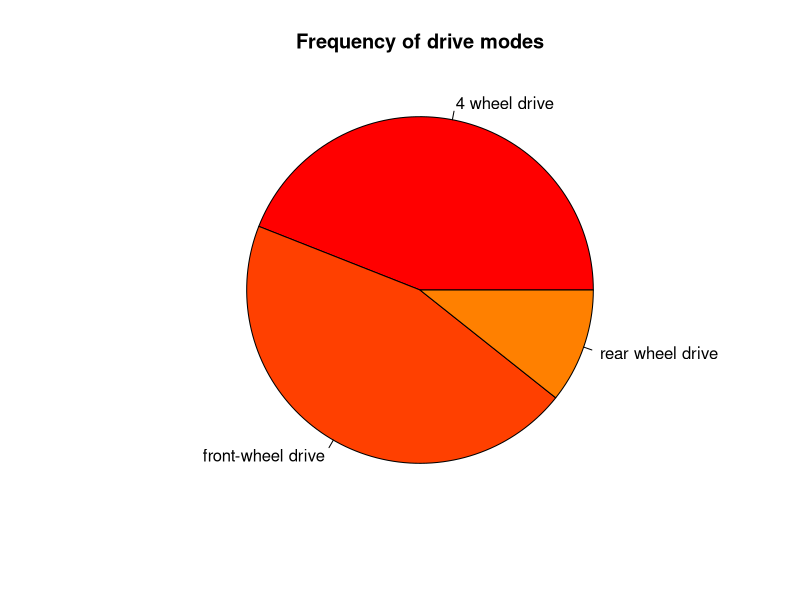
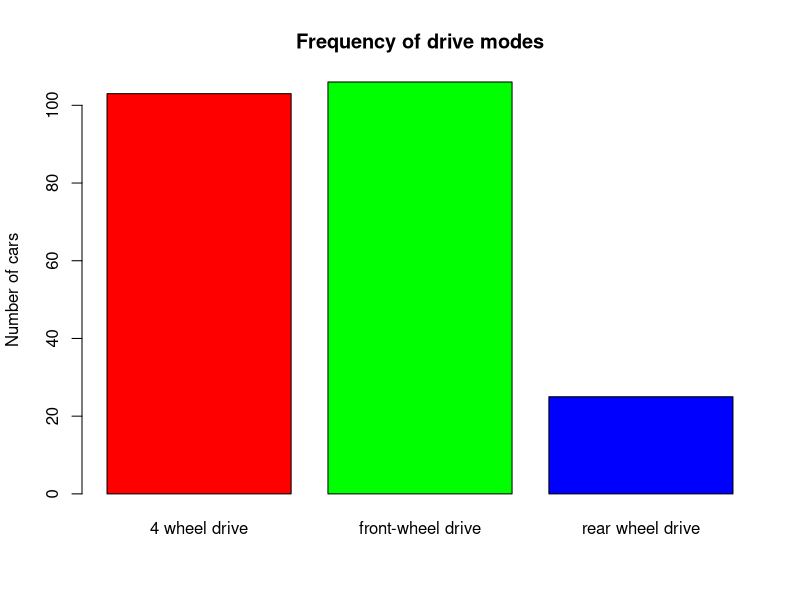
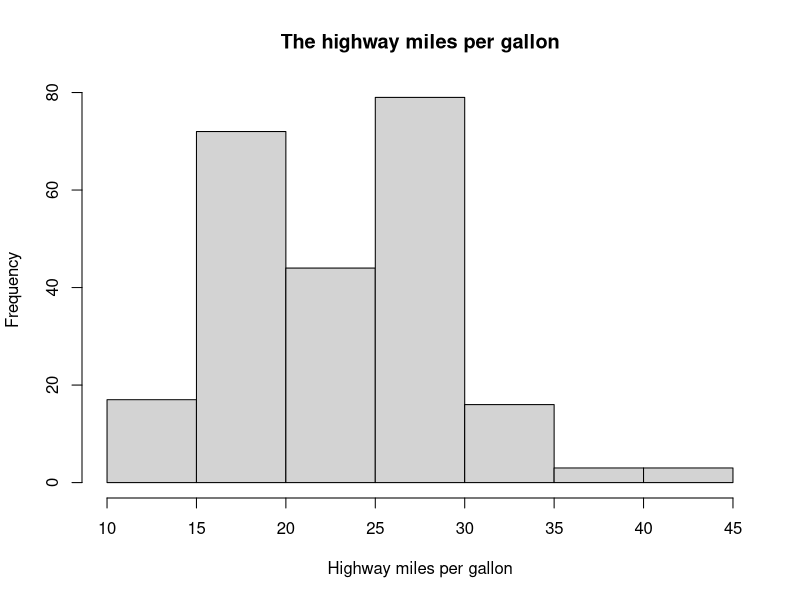
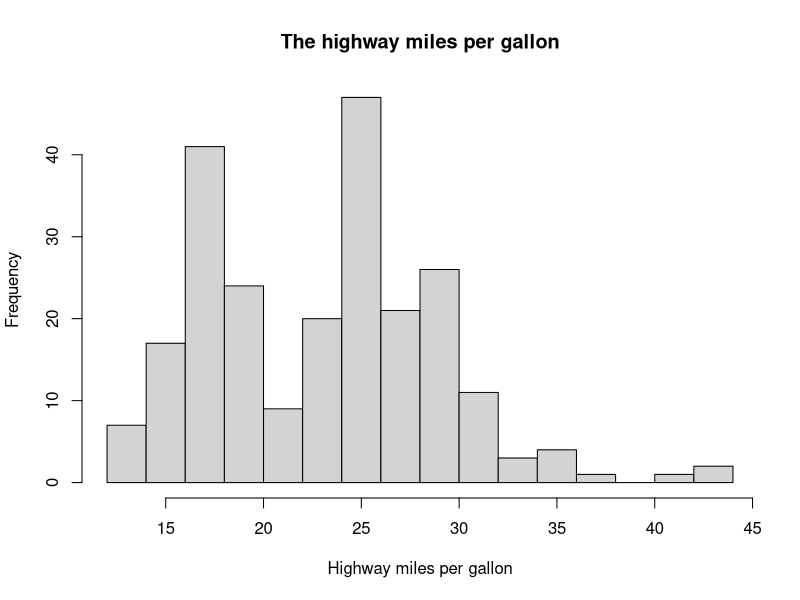
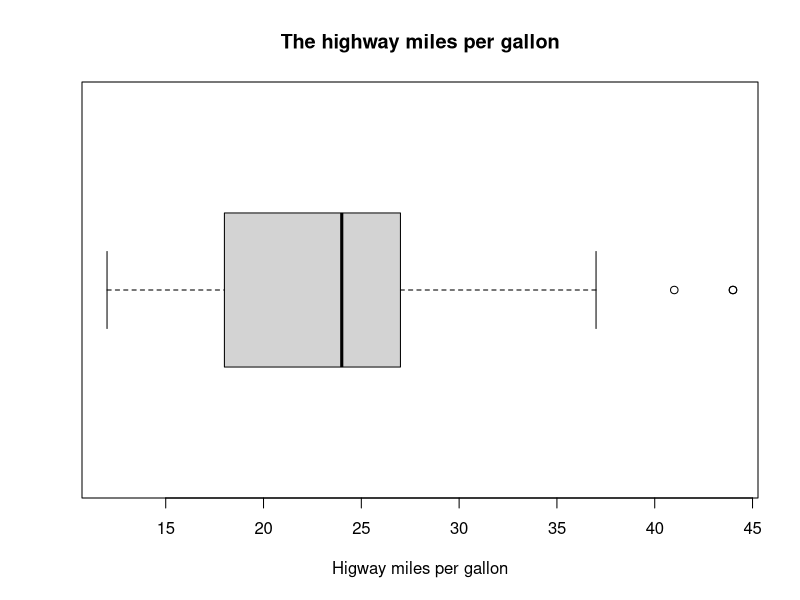
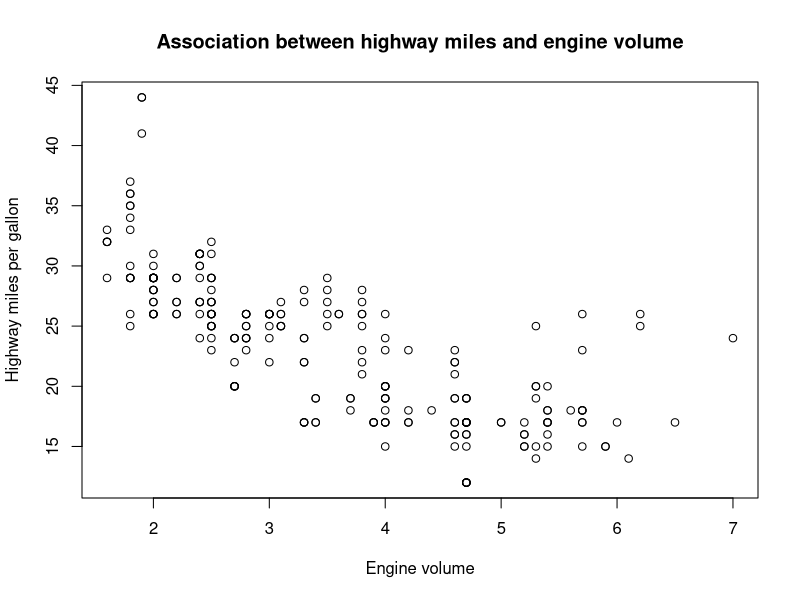
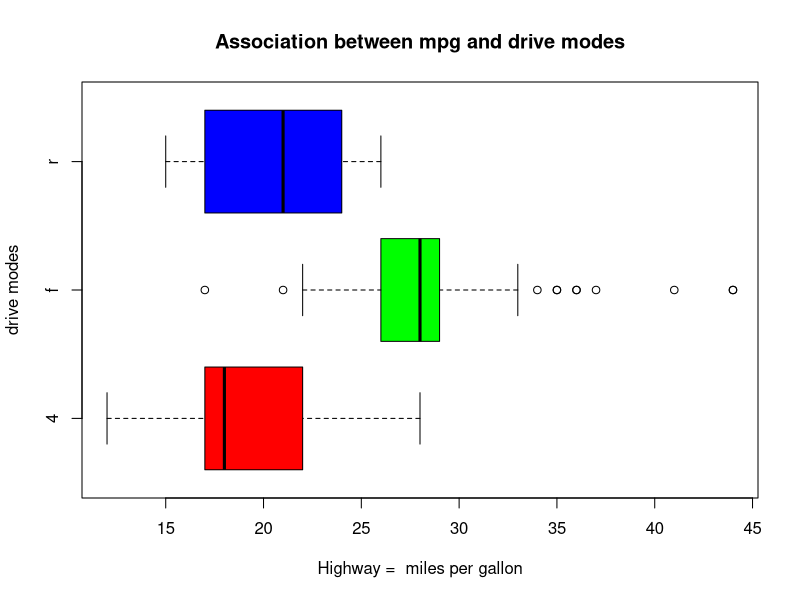
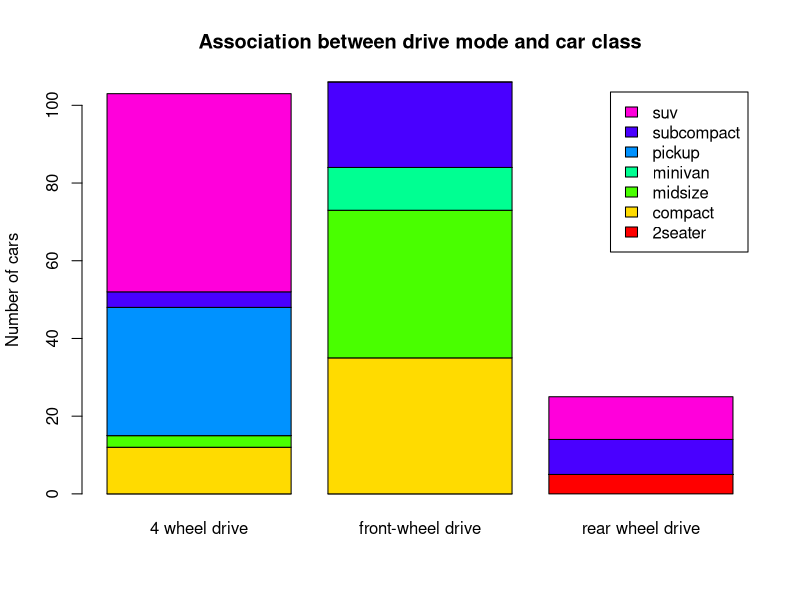

Here is the R script that generated these plots, in order:
library(tidyverse) > ggplot2::mpg

cars <- ggplot2::mpg

# create a frequency table for drive and create a pie chart and bar chart for it
driveFreq <- table(cars$drv)

labels <- c("4 wheel drive", "front-wheel drive", "rear wheel drive")

pie(
  driveFreq,
  col = rainbow(24),
  radius = 0.9,
  labels = labels,
  main = "Frequency of drive modes"
)

barplot(driveFreq, names.arg = labels, main = "Frequency of drive modes", ylab = 'Number of cars', col = rainbow(3))

# Histogram plot
hist(cars$hwy, xlab = "Highway miles per gallon", main = "The highway miles per gallon")

hist(cars$hwy, xlab = "Highway miles per gallon", main = "The highway miles per gallon", breaks = 20)

boxplot(cars$hwy, horizontal = TRUE, main = "The highway miles per gallon", xlab = "Higway miles per gallon")

plot(cars$displ, cars$hwy, ylab = "Highway miles per gallon", xlab = "Engine volume", main = "Association between highway miles and engine volume")

boxplot(cars$hwy~cars$drv, horizontal = TRUE, xlab = "Highway =  miles per gallon", ylab = "drive modes",
        col = rainbow(3), main = "Association between mpg and drive modes") # TODO: beautify (main)

# frequenci table of drive modes with class association
catDrvFreq <- table(cars$class, cars$drv)

# stacked bar chart
barplot(catDrvFreq, col = rainbow(nrow(catDrvFreq)), legend.text = rownames(catDrvFreq), names.arg = labels, ylab = 'Number of cars', main = "Association between drive mode and car class")

# clustered bar chart
barplot(catDrvFreq, col = rainbow(nrow(catDrvFreq)), legend.text = rownames(catDrvFreq), names.arg = labels, ylab = 'Number of cars', main = "Association between drive mode and car class", beside = TRUE)

# conditional distribution bar chart (stacket)
catDrvFreq2 <- table(cars$drv, cars$class)

conditional_distribution <- catDrvFreq2 / rowSums(catDrvFreq2)

barplot(t(conditional_distribution),
        main = "Conditional Distribution of Car Class by Drive Mode",
        xlab = "Drive Mode",
        ylab = "Percentage",
        col = rainbow(nrow(catDrvFreq)), legend.text = rownames(catDrvFreq))

mosaicplot(catDrvFreq2, main = "Joint Distribution of Drive Mode and Car Class",
           xlab = "Drive Mode",
           ylab = "Car Class",
           color = rainbow(length(catDrvFreq2)))


